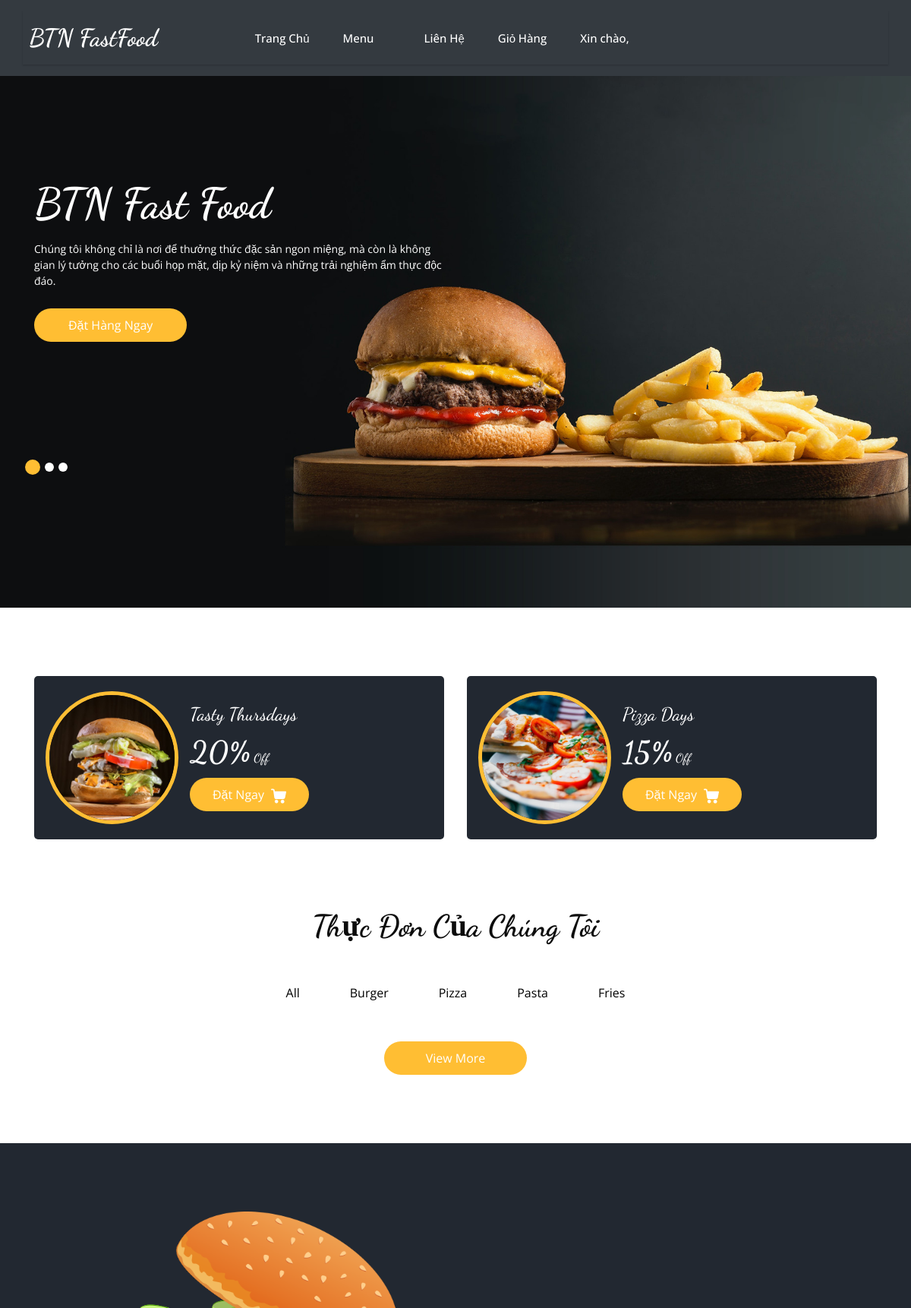
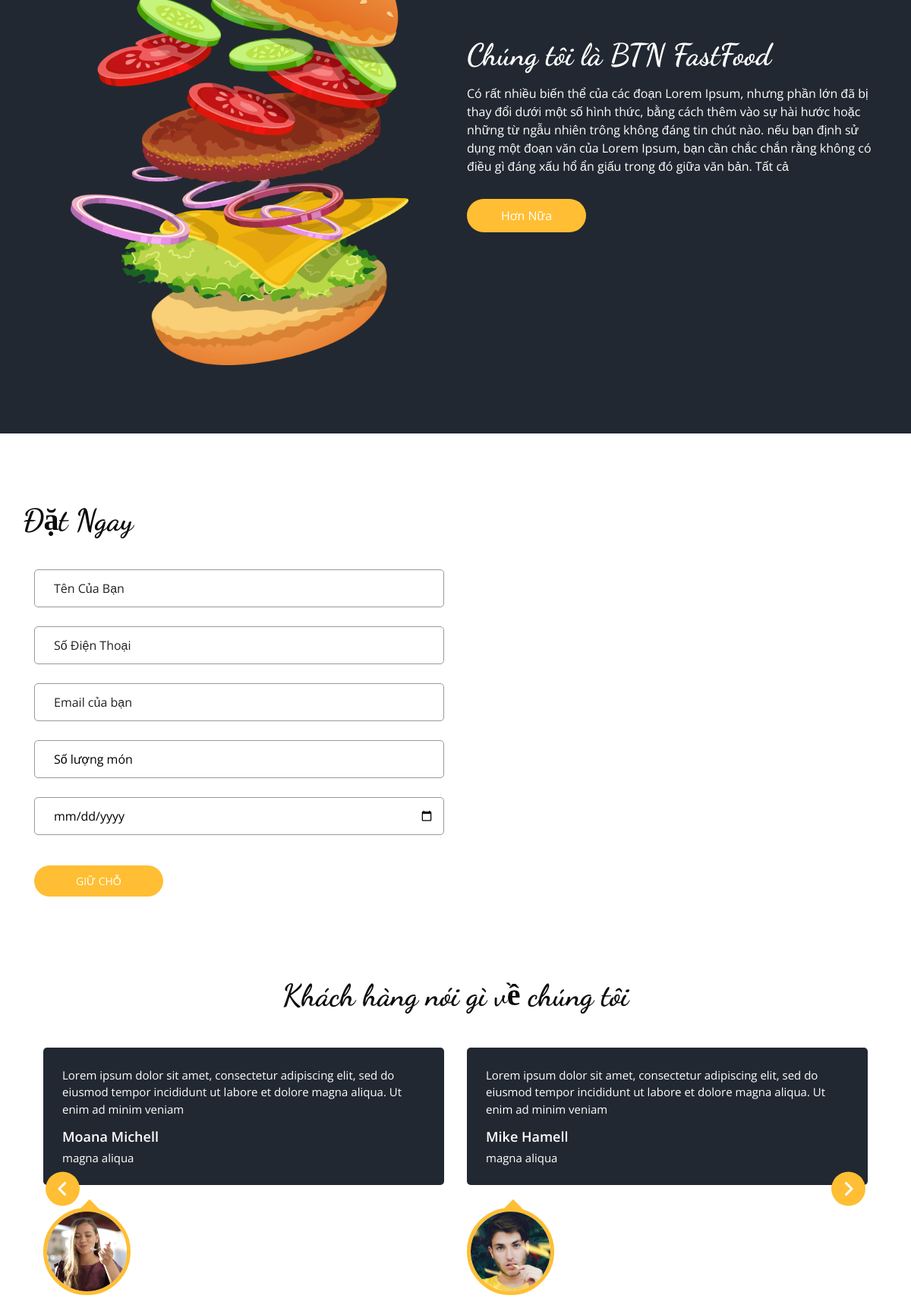
The app's page /Controller/index-home.php (signed in, upper part) with its own data (2 pictures, top to bottom).
### tables this page shows
CREATE TABLE `categories` (
  `id_categories` int(11) NOT NULL,
  `name_categories` varchar(225) DEFAULT NULL,
  `date_created` timestamp NOT NULL DEFAULT current_timestamp() ON UPDATE current_timestamp()
);

### Model/pdo.php (called while the page is built, shortened)
<?php
function pdo_get_connection(){
    $dburl = "mysql:host=localhost;dbname=nhom_9;charset=utf8";
    $username = 'root';
    $password = '';
    $conn = new PDO($dburl, $username, $password);
    $conn->setAttribute(PDO::ATTR_ERRMODE, PDO::ERRMODE_EXCEPTION);
    return $conn;
}
function pdo_query($sql){
    $sql_args = array_slice(func_get_args(), 1);
    try{
        $conn = pdo_get_connection();
        $stmt = $conn->prepare($sql);
        $stmt->execute($sql_args);
        $rows = $stmt->fetchAll();
        return $rows;
    }
    catch(PDOException $e){
        throw $e;
    }
    finally{
        unset($conn);
    }
}

### Model/action-categories.php (called while the page is built, shortened)
<?php
    function Load_All_Data_Categories(){
        $sql = "SELECT `id_categories`, `name_categories`, `date_created` FROM `categories`";
        $list_categories = pdo_query($sql);
        return $list_categories;
    }
?>

### View/home.php (the view, shortened to what this page needs)
<section class="slider_section ">
     <div class="bg-box">
         <img src="../View/images/hero-bg.jpg" alt="">
       </div>
     <div id="customCarousel1" class="carousel slide" data-ride="carousel">
       <div class="carousel-inner">
         <div class="carousel-item active">
           <div class="container ">
             <div class="row">
               <div class="col-md-7 col-lg-6 ">
                 <div class="detail-box">
                   <h1>
                     BTN Fast Food
                   </h1>
                   <p>
                   Chúng tôi không chỉ là nơi để thưởng thức đặc sản ngon miệng, mà còn là không gian lý tưởng cho các buổi họp mặt, dịp kỷ niệm và những trải nghiệm ẩm thực độc đáo.
                   </p>
                   <div class="btn-box">
                     <a href="" class="btn1">
                       Đặt Hàng Ngay
                     </a>
                   </div>
                 </div>
               </div>
             </div>
           </div>
         </div>
       </div>
       <div class="container">
         <ol class="carousel-indicators">
           <li data-target="#customCarousel1" data-slide-to="0" class="active"></li>
           <li data-target="#customCarousel1" data-slide-to="1"></li>
           <li data-target="#customCarousel1" data-slide-to="2"></li>
         </ol>
       </div>
     </div>
   </section>
 </div>
 <section class="offer_section layout_padding-bottom">
   <div class="offer_container">
     <div class="container ">
       <div class="row">
         <div class="col-md-6  ">
           <div class="box ">
             <div class="img-box">
               <img src="../View/images/o1.jpg" alt="">
             </div>
             <div class="detail-box">
               <h5>
                 Tasty Thursdays
               </h5>
               <h6>
                 <span>20%</span> Off
               </h6>
               <a href="">
                 Đặt Ngay
               </a>
             </div>
           </div>
         </div>
         <div class="col-md-6  ">
           <div class="box ">
             <div class="img-box">
               <img src="../View/images/o2.jpg" alt="">
             </div>
             <div class="detail-box">
               <h5>
                 Pizza Days
               </h5>
               <h6>
                 <span>15%</span> Off
               </h6>
               <a href="">
                 Đặt Ngay
               </a>
             </div>
           </div>
         </div>
       </div>
     </div>
   </div>
 </section>
 <section class="food_section layout_padding-bottom">
   <div class="container">
     <div class="heading_container heading_center">
       <h2>
         Thực Đơn Của Chúng Tôi
       </h2>
     </div>
     <ul class="filters_menu">
       <?php
                 foreach ($list_categories as $value) {
                       extract($value);
                       echo ' <li><a href="#" class="changeContentLink" data-id="'.$id_categories.'">'.$name_categories.'</a></li>';
                 }
        ?>
     </ul>
     <div class="btn-box">
       <a href="">
         View More
       </a>
     </div>
   </div>
 </section>
 <section class="about_section layout_padding">
   <div class="container  ">
     <div class="row">
       <div class="col-md-6 ">
         <div class="img-box">
           <img src="images/about-img.png" alt="">
         </div>
       </div>
       <div class="col-md-6">
         <div class="detail-box">
           <div class="heading_container">
             <h2>
               Chúng tôi là BTN FastFood
             </h2>
           </div>
           <p>
           Có rất nhiều biến thể của các đoạn Lorem Ipsum, nhưng phần lớn đã bị thay đổi
             dưới một số hình thức, bằng cách thêm vào sự hài hước hoặc những từ ngẫu nhiên trông không đáng tin chút nào. nếu bạn
             định sử dụng một đoạn văn của Lorem Ipsum, bạn cần chắc chắn rằng không có điều gì đáng xấu hổ ẩn giấu trong đó
             giữa văn bản. Tất cả
           </p>
           <a href="">
             Hơn Nữa
           </a>
         </div>
       </div>
     </div>
   </div>
 </section>
 <section class="book_section layout_padding">
   <div class="container">
     <div class="heading_container">
       <h2>
         Đặt Ngay
       </h2>
     </div>
     <div class="row">
       <div class="col-md-6">
         <div class="form_container">
           <form action="">
             <div>
               <input type="text" class="form-control" placeholder="Tên Của Bạn" />
             </div>
             <div>
               <input type="text" class="form-control" placeholder="Số Điện Thoại" />
             </div>
             <div>
               <input type="email" class="form-control" placeholder="Email của bạn" />
             </div>
             <div>
               <select class="form-control nice-select wide">
                 <option value="" disabled selected>
                   Số lượng món
                 </option>
               </select>
             </div>
             <div>
               <input type="date" class="form-control">
             </div>
             <div class="btn_box">
               <button>
                 Giữ chỗ
               </button>
             </div>
           </form>
         </div>
       </div>
       <div class="col-md-6">
         <div class="map_container ">
           <div id="googleMap"></div>
         </div>
       </div>
     </div>
   </div>
 </section>
 <section class="client_section layout_padding-bottom">
   <div class="container">
     <div class="heading_container heading_center psudo_white_primary mb_45">
       <h2>
         Khách hàng nói gì về chúng tôi
       </h2>
     </div>
     <div class="carousel-wrap row ">
       <div class="owl-carousel client_owl-carousel">
         <div class="item">
           <div class="box">
             <div class="detail-box">
               <p>
                 Lorem ipsum dolor sit amet, consectetur adipiscing elit, sed do eiusmod tempor incididunt ut labore et dolore magna aliqua. Ut enim ad minim veniam
               </p>
               <h6>
                 Moana Michell
               </h6>
               <p>
                 magna aliqua
               </p>
             </div>
             <div class="img-box">
               <img src="../../Dự_án_1/View/images/client1.jpg" alt="" class="box-img">
             </div>
           </div>
         </div>
         <div class="item">
           <div class="box">
             <div class="detail-box">
               <p>
                 Lorem ipsum dolor sit amet, consectetur adipiscing elit, sed do eiusmod tempor incididunt ut labore et dolore magna aliqua. Ut enim ad minim veniam
               </p>
               <h6>
                 Mike Hamell
               </h6>
               <p>
                 magna aliqua
               </p>
             </div>
             <div class="img-box">
               <img src="../View/images/client2.jpg" alt="" class="box-img">
             </div>
           </div>
         </div>
       </div>
     </div>
   </div>
 </section>

### View/css/responsive.css (style rules this page uses)
@media (min-width: 1200px) { .container { max-width: 1170px; } }

### View/css/login.css (style rules this page uses)
html, body { height: 100%; }
form { font-size: 14px; }

### View/css/payment.css (style rules this page uses)
.row { margin: 0; }
a { padding: 0 1vh; }
h5 { margin-top: 4vh; }
form { padding: 2vh 0; }
select { border: 1px solid rgba(0, 0, 0, 0.137); padding: 1.5vh 1vh; margin-bottom: 4vh; outline: none; width: 100%; background-color: rgb(247, 247, 247); }
input { border: 1px solid rgba(0, 0, 0, 0.137); padding: 0.28rem; margin-bottom: 4vh; outline: none; width: 100%; background-color: rgb(247, 247, 247); }
a { color: black; }

### records on screen
categories: name_categories "All"
categories: name_categories "Burger"
categories: name_categories "Pizza"
categories: name_categories "Pasta"
categories: name_categories "Fries"
